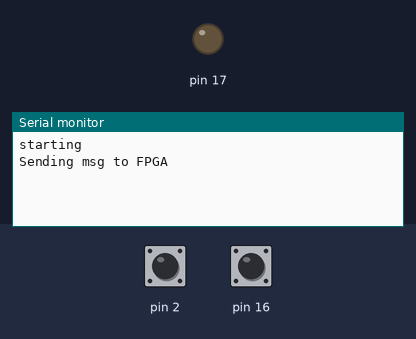
Bench run of a sketch on a simulated Arduino Uno, built with avr-gcc and run on an emulated ATmega328P. On the bench: output pins drawn as LEDs (lit = HIGH), the last lines printed to the serial monitor. Inputs (shaded band) come from the test bench; at power-on: pin 2 HIGH, pin 16 HIGH. Pins used as bus, display or sensor lines are not drawn.

Above: at 1.2 s.
1.3 s: pin 2 pulled LOW for 0.15 s
At 2.2 s:
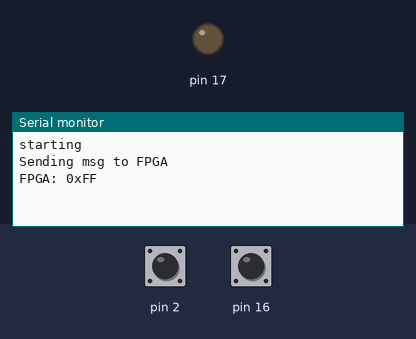
2.9 s: pin 2 pulled LOW for 1 s
At 4.7 s:
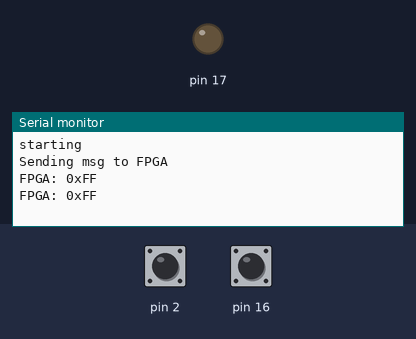

The sketch:

FPGA_UT.ino
```cpp
// FPGA_UT - FPGA interface unit test
#include <JobQueue.h>
#include <FPGA_Interface.h>
#include <FPGA_MsgBytes.h>

//  loadMsgID = 16'd100; // messages from Arduino
//  runMsgID  = 16'd101;
//  sendMsgID = 16'd102;

//  dataMsgID = 16'd103; // messages to Arduino
//  rdyMsgID  = 16'd104;

JobQueue OneTimeJobs;

//
// FPGA Interface
//
FPGA_MsgBytes  fpgaByteBuffer;
FPGA_Interface fpgaInterface;

//**********************
unsigned char ClearSamplesMsgBytes   [] = {0x34, 0x12, 8, 0, 100, 0, 1, 0};
unsigned char CollectSamplesMsgBytes [] = {0x34, 0x12, 8, 0, 101, 0, 2, 0};
unsigned char SendSamplesMsgBytes    [] = {0x34, 0x12, 8, 0, 102, 0, 3, 0};


void setup()
{
    Serial.begin (9600);
    Serial.println ("starting");
    OneTimeJobs.Clear ();

    fpgaByteBuffer.Clear ();

    fpgaInterface.ConfigurePins ();
    fpgaInterface.AttachInterrupt ();
    fpgaInterface.RegisterInterruptCallback (InterruptCallbackFcn);

    interrupts ();

    Serial.println ("Sending msg to FPGA");
    fpgaInterface.WriteBytes (ClearSamplesMsgBytes, 8); // sizeof (LoadDataMsgBytes) / sizeof (LoadDataMsgBytes [0]));
//  fpgaInterface.WriteBytes (CollectSamplesMsgBytes, 8);
//  fpgaInterface.WriteBytes (SendSamplesMsgBytes, 8);
}


void loop()
{
    OneTimeJobs.RunJobs (millis ());
}

void InterruptProcessing (void *ptr)
{
    unsigned char ch = fpgaInterface.ReadOneByte ();
    Serial.print ("FPGA: 0x");
    Serial.println ((int) ch, HEX);

    FPGA_MsgBytes::BufferState st = fpgaByteBuffer.StoreByte (ch);

    if (st == FPGA_MsgBytes::BufferState::MsgComplete)
    {
        Serial.print ("Message ID ");
        Serial.print (fpgaByteBuffer.GetMessageID ());
        Serial.println (" received");

        fpgaByteBuffer.Clear ();
    }
}

void InterruptCallbackFcn ()
{
    OneTimeJobs.Add (InterruptProcessing, NULL);
}
```

Measured:
- after the input at 1.3 s, the serial monitor: prints a new line after 0.15 s (image 1)
